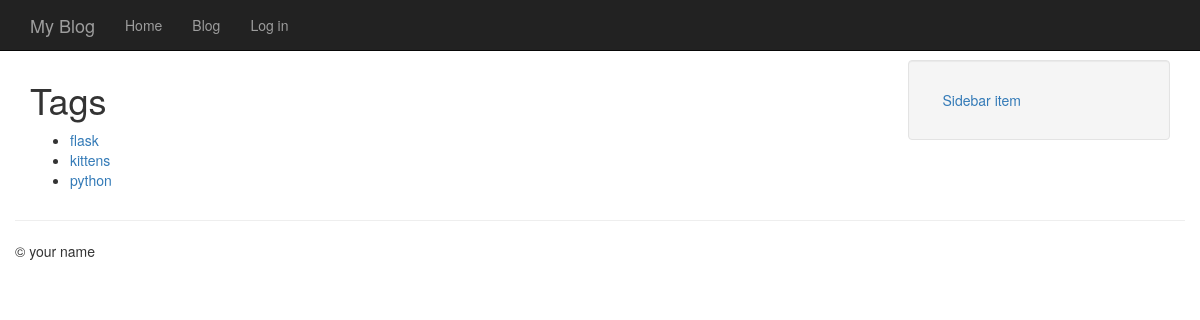
Page /entries/tags/ on the earlier database version.
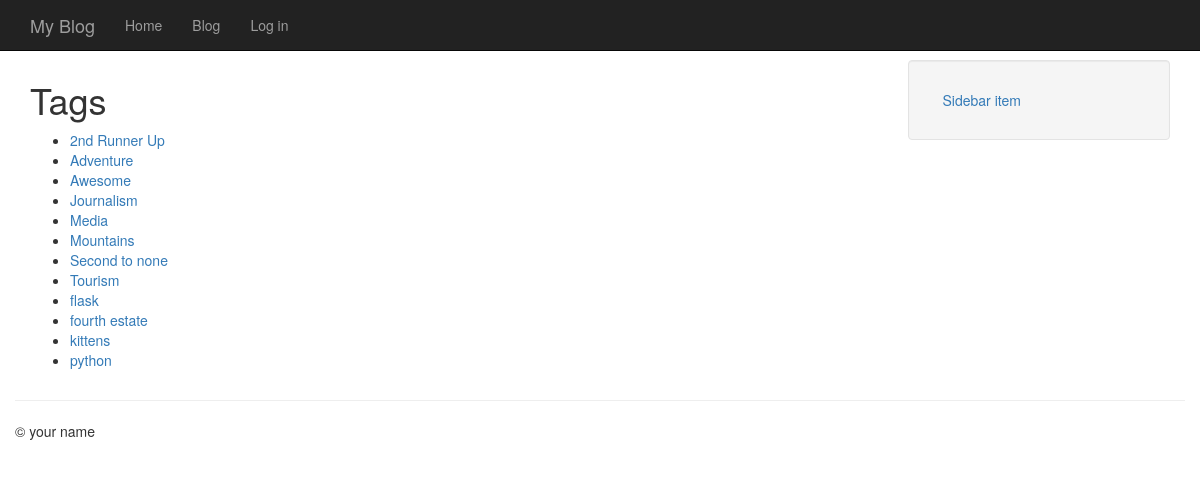
Same page on the later database version.
### app/models.py (models this page shows, shortened)
class Tag(db.Model):
    id = db.Column(db.Integer, primary_key=True)
    name = db.Column(db.String(64))
    slug = db.Column(db.String(64), unique=True)

### app/entries/blueprint.py (the view)
@entries.route('/tags/')
def tag_index():
    tags = Tag.query.order_by(Tag.name)
    return object_list('entries/tag_index.html', tags)

### app/__init__.py (called while the page is built)
def create_app(config_class=Configuration):
    app = Flask(__name__)
    app.config.from_object(config_class) # use value from our configuration object
    db.init_app(app)
    migrate.init_app(app, db)
    login_manager.init_app(app)
    bootstrap.init_app(app)
    bcrypt.init_app(app)
    admin_dash.init_app(app)
    api = APIManager(app, flask_sqlalchemy_db=db)
    from app.views import views
    app.register_blueprint(views, url_prefix='/')
    from app.entries.blueprint import entries
    app.register_blueprint(entries, url_prefix='/entries')
    @app.before_request
    def _before_request():
        g.user = current_user
    @app.before_request
    def _last_page_visited():
        if "current_page" in session:
            session["last_page"] = session["current_page"]
        session["current_page"] = request.path
    from app import admin
    from app import api
    return app

### app/helpers.py (called while the page is built)
def object_list(template_name, query, paginate_by=20, **context):
    page = request.args.get('page')
    if page and page.isdigit():
        page = int(page)
    else:
        page = 1
    object_list = query.paginate(page, paginate_by)
    return render_template(template_name, object_list=object_list, **context)

### app/entries/templates/entries/tag_index.html (shortened to what this page needs)
{% extends "base.html" %}
{% block content_title %}Tags {% endblock %}
{% block content %}
    <ul>
        {% for tag in object_list.items %}
            <li><a href="{{ url_for('entries.tag_detail', slug=tag.slug) }}">{{ tag.name }}</a></li>
        {% endfor %}
    </ul>
{% endblock %}

### app/templates/base.html (shortened to what this page needs)
<!DOCTYPE html>
<html lang="en">
    <head>
        <link rel="stylesheet" href="//netdna.bootstrapcdn.com/bootstrap/3.1.0/css/bootstrap.min.css">
    </head>
    <body class="{% block body_class %}{% endblock %}">
        <div class="navbar navbar-inverse navbar-fixed-top" role="navigation">
        <div class="container">
            <div class="navbar-header">
            <a class="navbar-brand" href="{{ url_for('entries.index')}}">{% block branding %}My
            Blog{% endblock %}</a>
            </div>
        <div class="collapse navbar-collapse">
            <ul class="nav navbar-nav">
                <li><a href="{{ url_for('views.homepage')}}">Home</a></li>
                <li><a href="{{ url_for('entries.index')}}">Blog</a></li>
                {% if g.user.is_authenticated %}
                <li><a href="{{ url_for('views.logout', next=request.path) }}">Log out</a></li>
                {% else %}
                <li><a href="{{ url_for('views.login', next=request.path) }}">Log in</a></li>
                {% endif %}
            </ul>
        </div>
        </div>
        </div>
        <div class="container">
        <div class="row">
        <div class="col-md-9">
        <h1>{% block content_title %}{% endblock %}</h1>
        {% block content %}
        {% endblock %}
        </div>
        <div class="col-md-3">
        {% block sidebar %}
        <ul class="well nav nav-stacked">
        <li><a href="#">Sidebar item</a></li>
        </ul>
        {% endblock %}
        </div>
        </div>
        <div class="row">
        <hr />
        <footer>
        <p>&copy; your name</p>
        </footer>
        </div>
        </div>
    </body>
</html>

### app/templates/base.html (style rules this page uses)
body { padding-top: 60px; }

Differences in the rows shown:
added Tag: name "2nd Runner Up"
added Tag: name "Adventure"
added Tag: name "Awesome"
added Tag: name "Journalism"
added Tag: name "Media"
added Tag: name "Mountains"
added Tag: name "Second to none"
added Tag: name "Tourism"
added Tag: name "fourth estate"
